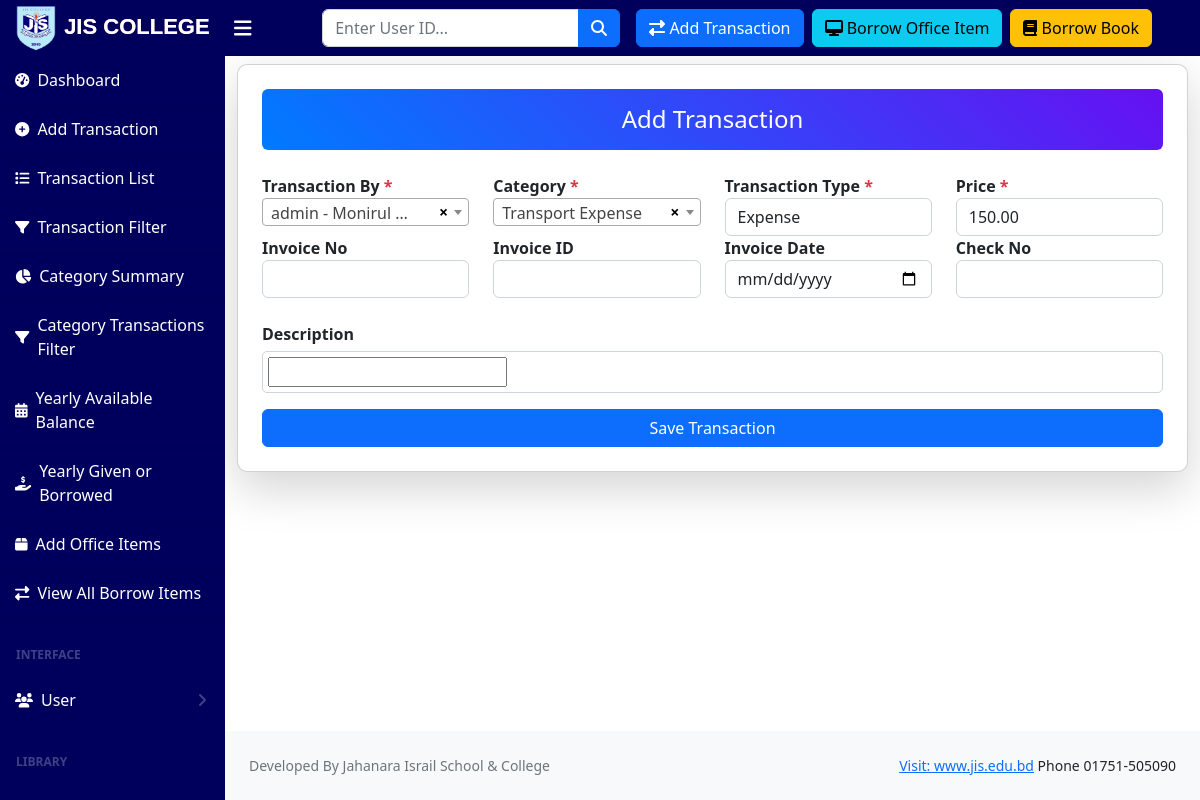
The app's page /edit-transaction/28/ (signed in), older data.
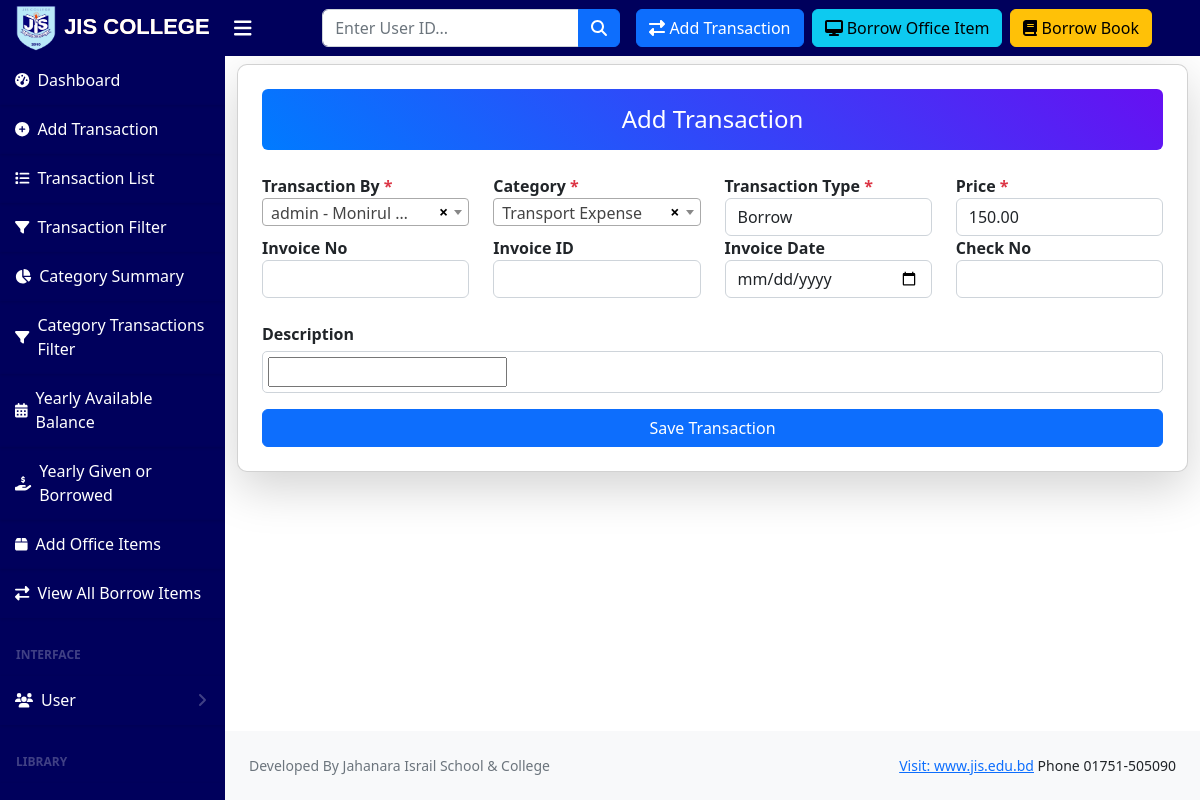
The same page, newer data.
### account/models.py (models this page shows, shortened)
class Transaction(models.Model):
    transaction_id = models.CharField(max_length=20, unique=True, editable=False)
    transaction_by = models.ForeignKey(User, on_delete=models.CASCADE)
    TRANSACTION_TYPES = [
        ('income', 'Income'),
        ('expense', 'Expense'),
        ('borrow', 'Borrow'),
        ('given', 'Given'),
    ]
    category = models.ForeignKey('TransactionCategory', on_delete=models.SET_NULL, null=True, blank=True)
    transaction_type = models.CharField(max_length=30, choices=TRANSACTION_TYPES, default='income')
    price = models.DecimalField(max_digits=10, decimal_places=2)
    description = RichTextField(null=True, blank=True)
    invoice_no = models.CharField(max_length=15, null=True, blank=True)
    invoice_id = models.CharField(max_length=15, null=True, blank=True)
    invoice_date = models.DateField(null=True, blank=True)
    check_no = models.CharField(max_length=15, null=True, blank=True)
    created_by = models.ForeignKey(User, on_delete=models.SET_NULL, null=True, blank=True, related_name="created_transactions")
    created_date = models.DateTimeField(auto_now_add=True)

### account/views.py (the view)
# urls.py: path('edit-transaction/<int:transaction_id>/', add_edit_transaction, name='edit_transaction'),
@user_passes_test(lambda u: u.is_superuser or u.is_staff, login_url='login')
def add_edit_transaction(request, transaction_id=None):
    transaction = None
    if transaction_id:
        transaction = get_object_or_404(Transaction, id=transaction_id)
    if request.method == "POST":
        form = TransactionForm(request.POST, instance=transaction)
        if form.is_valid():
            saved_transaction = form.save(commit=False)
            if not saved_transaction.created_by:
                saved_transaction.created_by = request.user
            saved_transaction.save()
            user_full_name = saved_transaction.transaction_by.get_full_name() or saved_transaction.transaction_by.username
            messages.success(request, f"Transaction added successfully for {user_full_name}!")
            return redirect('transaction_print', transaction_id=saved_transaction.id)
    else:
        form = TransactionForm(instance=transaction)
    form.fields['transaction_by'].queryset = User.objects.all()
    form.fields['transaction_by'].label_from_instance = lambda obj: f"{obj.username} - {obj.get_full_name() or obj.username}"
    return render(request, 'transactions/add_transaction.html', {'form': form, 'transaction': transaction})

### account/forms.py (shortened to what this page needs)
class TransactionForm(forms.ModelForm):
    description = forms.CharField(widget=CKEditorWidget(), required=False)
    class Meta:
        model = Transaction
        fields = ['transaction_by', 'category', 'transaction_type', 'price',
                  'invoice_no', 'invoice_id', 'invoice_date', 'check_no', 'description']
        widgets = {
            'transaction_by': forms.Select(attrs={'class': 'form-control select2'}),
            'category': forms.Select(attrs={'class': 'form-control select2'}),
            'transaction_type': forms.Select(attrs={'class': 'form-control'}),
            'price': forms.NumberInput(attrs={'class': 'form-control', 'maxlength': '10'}),
            'invoice_no': forms.TextInput(attrs={'class': 'form-control', 'maxlength': '15'}),
            'invoice_id': forms.TextInput(attrs={'class': 'form-control', 'maxlength': '15'}),
            'invoice_date': forms.DateInput(attrs={'class': 'form-control', 'type': 'date'}),
            'check_no': forms.TextInput(attrs={'class': 'form-control', 'maxlength': '15'}),
        }

### account/models.py (called while the page is built)
    def __str__(self):
        return self.name

### templates/transactions/add_transaction.html (shortened to what this page needs)
{% extends 'base.html' %}
{% load static %}
{% block content %}
<div class="container mt-2">
    <div class="card shadow-lg p-4">
        <h4 class="text-center mb-4 p-3 rounded" style="background: linear-gradient(45deg, #007bff, #6610f2); color: white;">
            Add Transaction
        </h4>
        <form method="post">
            <div class="row">
                <div class="col-md-3">
                    <div class="form-group">
                        <label for="id_transaction_by">Transaction By <span class="text-danger">*</span></label>
                    </div>
                </div>
                <div class="col-md-3">
                    <div class="form-group">
                        <label for="id_category">Category <span class="text-danger">*</span></label>
                    </div>
                </div>
                <div class="col-md-3">
                    <div class="form-group">
                        <label for="id_transaction_type">Transaction Type <span class="text-danger">*</span></label>
                        {{ form.transaction_type }}
                    </div>
                </div>
                <div class="col-md-3">
                    <div class="form-group">
                        <label for="id_price">Price <span class="text-danger">*</span></label>
                        {{ form.price }}
                    </div>
                </div>
            </div>
            <div class="row">
                <div class="col-md-3">
                    <div class="form-group">
                        <label for="id_invoice_no">Invoice No</label>
                        {{ form.invoice_no }}
                    </div>
                </div>
                <div class="col-md-3">
                    <div class="form-group">
                        <label for="id_invoice_id">Invoice ID</label>
                        {{ form.invoice_id }}
                    </div>
                </div>
                <div class="col-md-3">
                    <div class="form-group">
                        <label for="id_invoice_date">Invoice Date</label>
                        {{ form.invoice_date }}
                    </div>
                </div>
                <div class="col-md-3">
                    <div class="form-group">
                        <label for="id_check_no">Check No</label>
                        {{ form.check_no }}
                    </div>
                </div>
            </div>
            <br>
            <div class="row">
                <div class="col-md-12">
                    <div class="form-group">
                        <label for="id_description">Description</label>
                        <div style="border: 1px solid #ced4da; padding: 5px; border-radius: 5px; background: white;">
                            {{ form.description }}
                        </div>
                    </div>
                </div>
            </div>
            <div class="text-center mt-3">
                <button type="submit" class="btn btn-primary w-100">Save Transaction</button>
            </div>
        </form>
    </div>
</div>
<link href="https://cdnjs.cloudflare.com/ajax/libs/select2/4.0.13/css/select2.min.css" rel="stylesheet" />
{% endblock content %}

Row changes from the older to the newer data that the page shows:
changed Transaction: transaction_type "Expense" → "Borrow"
